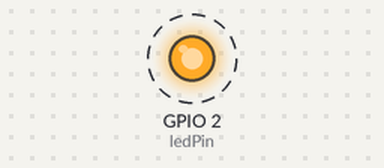
The sketch below on a simulated ESP32. Parts: output pins drawn as LEDs (lit = HIGH). Dashed ring = blinking. What the sketch prints to the serial monitor is not drawn.

Above: at 2.5 s.
Timing chart, 0 to 6.6 s (numbered marks = the images above):
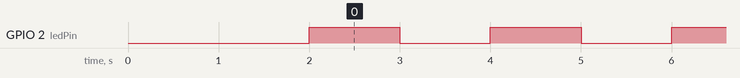

Measured:
- by itself, GPIO 2 (ledPin): alternates HIGH for 1.0 s and LOW for 1.0 s

The sketch:

blink_led.ino
```cpp
// Define the specific pin where you connected the long leg of your LED
int ledPin = 2; // If you used a different pin, just change this number

void setup() {
  // Initialize the serial monitor
  Serial.begin(115200);
  delay(2000); // Give the monitor time to open

  Serial.println("--- ESP32 External LED Test Started ---");

  // Initialize the LED pin as an output
  pinMode(ledPin, OUTPUT);
}

void loop() {
  // Turn the LED on
  digitalWrite(ledPin, HIGH);
  Serial.println("Status: ON");
  delay(1000); // Wait for 1 second

  // Turn the LED off
  digitalWrite(ledPin, LOW);
  Serial.println("Status: OFF");
  delay(1000); // Wait for 1 second
}
```
